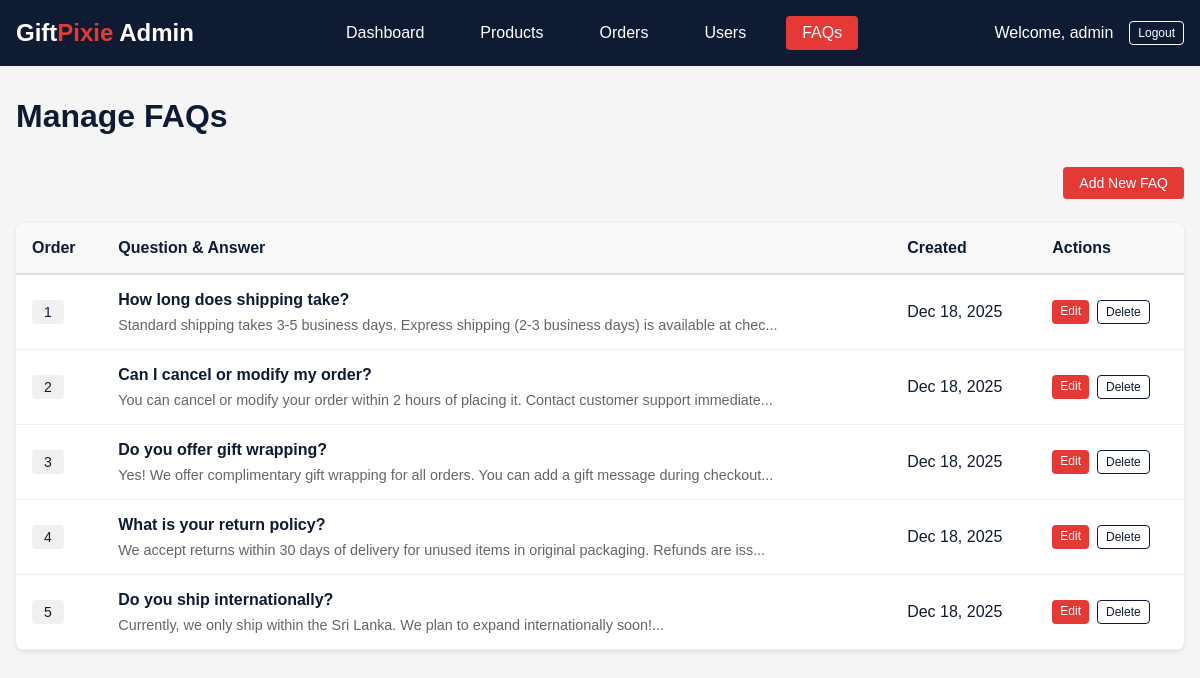
/admin/faqs.php (signed in), run on the app's committed database.
### tables this page shows
CREATE TABLE `faqs` (
  `id` int(11) NOT NULL,
  `question` text NOT NULL,
  `answer` text NOT NULL,
  `display_order` int(11) DEFAULT 0,
  `created_at` timestamp NOT NULL DEFAULT current_timestamp()
);

### admin/faqs.php (the view, shortened to what this page needs)
<?php
require_once '../db.php';
$action = isset($_GET['action']) ? $_GET['action'] : 'list';
$faq_id = isset($_GET['id']) ? intval($_GET['id']) : 0;
$faq = null;
if ($action === 'list') {
    $faqs_query = "SELECT * FROM faqs ORDER BY display_order, id";
    $faqs_result = mysqli_query($conn, $faqs_query);
}
?>
<!DOCTYPE html>
<html lang="en">
<head>
</head>
<body>
    <header class="admin-header">
        <a href="dashboard.php" class="logo">Gift<span>Pixie</span> Admin</a>
        <nav class="admin-nav">
            <a href="dashboard.php">Dashboard</a>
            <a href="products.php">Products</a>
            <a href="orders.php">Orders</a>
            <a href="users.php">Users</a>
            <a href="faqs.php" class="active">FAQs</a>
        </nav>
        <div class="admin-info">
            <span>Welcome, <?php echo htmlspecialchars($_SESSION['admin_username']); ?></span>
            <a href="logout.php" class="btn btn-small logout-btn">Logout</a>
        </div>
    </header>
    <div class="container">
        <h1 class="page-title">
            <?php
            if ($action === 'add') echo 'Add New FAQ';
            elseif ($action === 'edit') echo 'Edit FAQ';
            else echo 'Manage FAQs';
            ?>
        </h1>
        <?php if($action === 'add' || $action === 'edit'): ?>
            <div class="form-container">
                <form action="faqs.php<?php echo $action === 'edit' ? '?id=' . $faq_id : ''; ?>" method="POST">
                    <input type="hidden" name="action" value="<?php echo $action; ?>">
                    <div class="form-group">
                        <label for="question">Question</label>
                        <textarea id="question" name="question" required><?php echo $faq ? htmlspecialchars($faq['question']) : ''; ?></textarea>
                    </div>
                    <div class="form-group">
                        <label for="answer">Answer</label>
                        <textarea id="answer" name="answer" required><?php echo $faq ? htmlspecialchars($faq['answer']) : ''; ?></textarea>
                    </div>
                    <div class="form-group">
                        <label for="display_order">Display Order</label>
                        <input type="number" id="display_order" name="display_order" min="0"
                               value="<?php echo $faq ? $faq['display_order'] : '0'; ?>">
                        <small>Lower numbers display first. Use 0 for default ordering.</small>
                    </div>
                    <div style="display: flex; gap: 1rem; margin-top: 2rem;">
                        <button type="submit" class="btn">
                            <?php echo $action === 'add' ? 'Add FAQ' : 'Update FAQ'; ?>
                        </button>
                        <a href="faqs.php" class="btn btn-outline">Cancel</a>
                    </div>
                </form>
            </div>
        <?php else:  ?>
            <div style="text-align: right; margin-bottom: 1.5rem;">
                <a href="faqs.php?action=add" class="btn">Add New FAQ</a>
            </div>
            <table>
                <thead>
                    <tr>
                        <th>Order</th>
                        <th>Question & Answer</th>
                        <th>Created</th>
                        <th>Actions</th>
                    </tr>
                </thead>
                <tbody>
                    <?php if(mysqli_num_rows($faqs_result) === 0): ?>
                        <tr>
                            <td colspan="4" style="text-align: center; padding: 2rem;">
                                No FAQs found. <a href="faqs.php?action=add">Add your first FAQ</a>
                            </td>
                        </tr>
                    <?php else: ?>
                        <?php while($faq = mysqli_fetch_assoc($faqs_result)): ?>
                            <tr>
                                <td>
                                    <span class="order-badge"><?php echo $faq['display_order']; ?></span>
                                </td>
                                <td>
                                    <div class="faq-question"><?php echo htmlspecialchars($faq['question']); ?></div>
                                    <div class="faq-answer"><?php echo substr(htmlspecialchars($faq['answer']), 0, 100) . '...'; ?></div>
                                </td>
                                <td><?php echo date('M j, Y', strtotime($faq['created_at'])); ?></td>
                                <td>
                                    <div style="display: flex; gap: 0.5rem;">
                                        <a href="faqs.php?action=edit&id=<?php echo $faq['id']; ?>"
                                           class="btn btn-small">Edit</a>
                                        <a href="faqs.php?action=delete&id=<?php echo $faq['id']; ?>"
                                           class="btn btn-small btn-outline"
                                           onclick="return confirm('Are you sure you want to delete this FAQ?')">Delete</a>
                                    </div>
                                </td>
                            </tr>
                        <?php endwhile; ?>
                    <?php endif; ?>
                </tbody>
            </table>
        <?php endif; ?>
    </div>
</body>
</html>

### admin/faqs.php (style rules this page uses)
* { margin: 0; padding: 0; box-sizing: border-box; }
body { font-family: Arial, sans-serif; background-color: #f5f5f5; color: #0F1B33; }
.admin-header { background-color: #0F1B33; color: white; padding: 1rem; display: flex; justify-content: space-between; align-items: center; }
.logo { font-size: 1.5rem; font-weight: bold; color: white; text-decoration: none; }
.logo span { color: #E53935; }
.admin-nav { display: flex; gap: 1.5rem; }
.admin-nav a { color: white; text-decoration: none; padding: 0.5rem 1rem; border-radius: 4px; }
.admin-nav a.active { background-color: #E53935; }
.admin-info { color: white; display: flex; align-items: center; gap: 1rem; }
.container { max-width: 1200px; margin: 2rem auto; padding: 0 1rem; }
.page-title { margin-bottom: 2rem; color: #0F1B33; }
.btn { display: inline-block; background-color: #E53935; color: white; padding: 0.5rem 1rem; text-decoration: none; border-radius: 4px; border: none; cursor: pointer; font-size: 0.875rem; }
.btn-outline { background-color: white; color: #0F1B33; border: 1px solid #0F1B33; }
.btn-small { padding: 0.25rem 0.5rem; font-size: 0.75rem; }
.logout-btn { background-color: transparent; border: 1px solid white; color: white; }
table { width: 100%; border-collapse: collapse; background-color: white; box-shadow: 0 2px 5px rgba(0,0,0,0.1); border-radius: 8px; overflow: hidden; }
table th { background-color: #f9f9f9; padding: 1rem; text-align: left; border-bottom: 2px solid #ddd; font-weight: bold; }
table td { padding: 1rem; border-bottom: 1px solid #eee; }
.faq-question { font-weight: bold; color: #0F1B33; }
.faq-answer { color: #666; margin-top: 0.5rem; font-size: 0.9rem; }
.order-badge { display: inline-block; padding: 0.25rem 0.75rem; background-color: #f0f0f0; border-radius: 4px; font-size: 0.875rem; }

### data on the page
faqs: display_order "1", question "How long does shipping take?", answer "Standard shipping takes 3-5 business days. Express shipping (2-3 business days) is available at chec", created_at "Dec 18, 2025"
faqs: display_order "2", question "Can I cancel or modify my order?", answer "You can cancel or modify your order within 2 hours of placing it. Contact customer support immediate", created_at "Dec 18, 2025"
faqs: display_order "3", question "Do you offer gift wrapping?", answer "Yes! We offer complimentary gift wrapping for all orders. You can add a gift message during checkout", created_at "Dec 18, 2025"
faqs: display_order "4", question "What is your return policy?", answer "We accept returns within 30 days of delivery for unused items in original packaging. Refunds are iss", created_at "Dec 18, 2025"
faqs: display_order "5", question "Do you ship internationally?", answer "Currently, we only ship within the Sri Lanka. We plan to expand internationally soon!", created_at "Dec 18, 2025"

### other printed values
$_SESSION['admin_username'] "admin"
